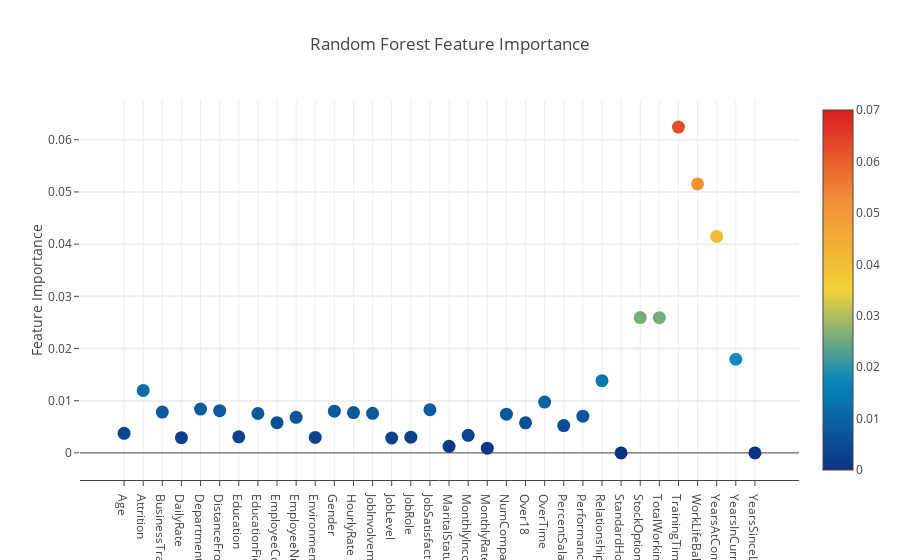

Notebook code cell kept with this figure:
### Markdown cell above
Analyzing the Random Forest Model - Confusion Matrix

### Code cell
cm = metrics.confusion_matrix(y_test, y_pred)
print("\nConfusion Matrix")
print(pd.crosstab(y_test.ravel(), y_pred.ravel(), rownames=['True'], colnames=['Predicted'], margins=True))
sns.heatmap(cm, center=True)
graphFeaturesImportant(model, model.steps[1][1].feature_importances_)
plt.show()

### Figure 1 — Plotly figure (JSON) as saved in the notebook; plotly's stock layout.template omitted (floating-point values rounded to 4 significant figures)
{"data": [{"marker": {"color": [0.003743, 0.01197, 0.007817, 0.002905, 0.008403, 0.008079, 0.003075, 0.007545, 0.005788, 0.006804, 0.00297, 0.007987, 0.007731, 0.007584, 0.002851, 0.003004, 0.008262, 0.001261, 0.003359, 0.0008916, 0.007415, 0.005751, 0.009734, 0.005232, 0.00703, 0.01383, 0, 0.02592, 0.0259, 0.06242, 0.05154, 0.04148, 0.01794, 0, 0.04508, 0.0296, 0.04337, 0.02313, 0.02134, 0.02333, 0.07004, 0.04929, 0.03022, 0.03115, 0.004547, 0.02247, 0, 0.02511, 0.04827, 0.02875, 0.02289, 0.04051, 0.0269, 0.02778], "colorscale": "Portland", "showscale": true, "size": 13, "sizemode": "diameter", "sizeref": 1}, "mode": "markers", "text": ["Age", "Attrition", "BusinessTravel", "DailyRate", "Department", "DistanceFromHome", "Education", "EducationField", "EmployeeCount", "EmployeeNumber", "EnvironmentSatisfaction", "Gender", "HourlyRate", "JobInvolvement", "JobLevel", "JobRole", "JobSatisfaction", "MaritalStatus", "MonthlyIncome", "MonthlyRate", "NumCompaniesWorked", "Over18", "OverTime", "PercentSalaryHike", "PerformanceRating", "RelationshipSatisfaction", "StandardHours", "StockOptionLevel", "TotalWorkingYears", "TrainingTimesLastYear", "WorkLifeBalance", "YearsAtCompany", "YearsInCurrentRole", "YearsSinceLastPromotion"], "type": "scatter", "uid": "8162969a-d28f-4367-883d-eb05dc24948d", "x": ["Age", "Attrition", "BusinessTravel", "DailyRate", "Department", "DistanceFromHome", "Education", "EducationField", "EmployeeCount", "EmployeeNumber", "EnvironmentSatisfaction", "Gender", "HourlyRate", "JobInvolvement", "JobLevel", "JobRole", "JobSatisfaction", "MaritalStatus", "MonthlyIncome", "MonthlyRate", "NumCompaniesWorked", "Over18", "OverTime", "PercentSalaryHike", "PerformanceRating", "RelationshipSatisfaction", "StandardHours", "StockOptionLevel", "TotalWorkingYears", "TrainingTimesLastYear", "WorkLifeBalance", "YearsAtCompany", "YearsInCurrentRole", "YearsSinceLastPromotion"], "y": [0.003743, 0.01197, 0.007817, 0.002905, 0.008403, 0.008079, 0.003075, 0.007545, 0.005788, 0.006804, 0.00297, 0.007987, 0.007731, 0.007584, 0.002851, 0.003004, 0.008262, 0.001261, 0.003359, 0.0008916, 0.007415, 0.005751, 0.009734, 0.005232, 0.00703, 0.01383, 0, 0.02592, 0.0259, 0.06242, 0.05154, 0.04148, 0.01794, 0, 0.04508, 0.0296, 0.04337, 0.02313, 0.02134, 0.02333, 0.07004, 0.04929, 0.03022, 0.03115, 0.004547, 0.02247, 0, 0.02511, 0.04827, 0.02875, 0.02289, 0.04051, 0.0269, 0.02778]}], "layout": {"autosize": true, "hovermode": "closest", "showlegend": false, "title": {"text": "Random Forest Feature Importance"}, "xaxis": {"showgrid": true, "showline": true, "ticklen": 5, "zeroline": true}, "yaxis": {"gridwidth": 2, "showgrid": true, "ticklen": 5, "title": {"text": "Feature Importance"}, "zeroline": true}}}
